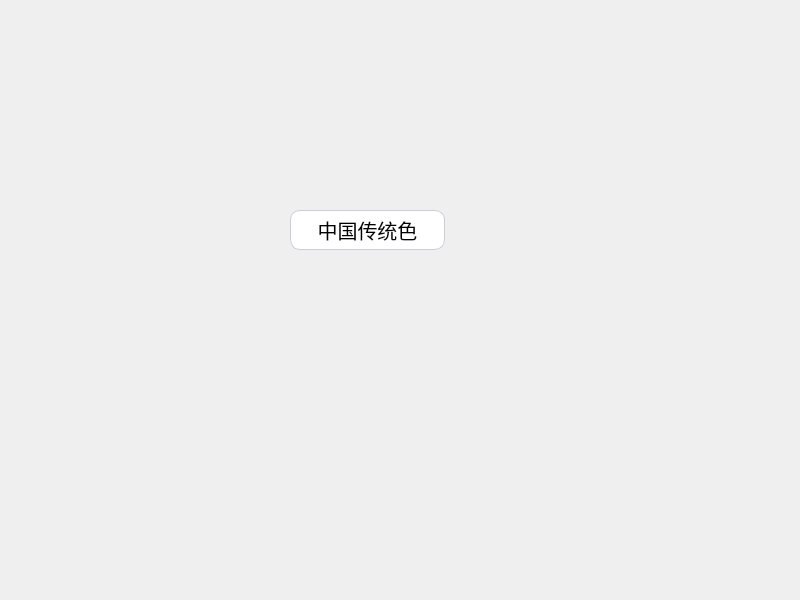
<?xml version="1.0" encoding="UTF-8"?>
<ui version="4.0">
 <class>ColorWidget</class>
 <widget class="QWidget" name="ColorWidget">
  <property name="geometry">
   <rect>
    <x>0</x>
    <y>0</y>
    <width>800</width>
    <height>600</height>
   </rect>
  </property>
  <property name="windowTitle">
   <string>ColorWidget</string>
  </property>
  <widget class="QLabel" name="label">
   <property name="geometry">
    <rect>
     <x>290</x>
     <y>210</y>
     <width>155</width>
     <height>40</height>
    </rect>
   </property>
   <property name="maximumSize">
    <size>
     <width>16777215</width>
     <height>40</height>
    </size>
   </property>
   <property name="font">
    <font>
     <family>宋体</family>
     <pointsize>15</pointsize>
    </font>
   </property>
   <property name="styleSheet">
    <string notr="true">color: rgb(0, 0, 0);
background-color: rgb(255, 255, 255);
border-radius:10px;
border: 1px solid #ccccd6;</string>
   </property>
   <property name="text">
    <string>中国传统色</string>
   </property>
   <property name="alignment">
    <set>Qt::AlignmentFlag::AlignCenter</set>
   </property>
  </widget>
 </widget>
 <resources/>
 <connections/>
</ui>
